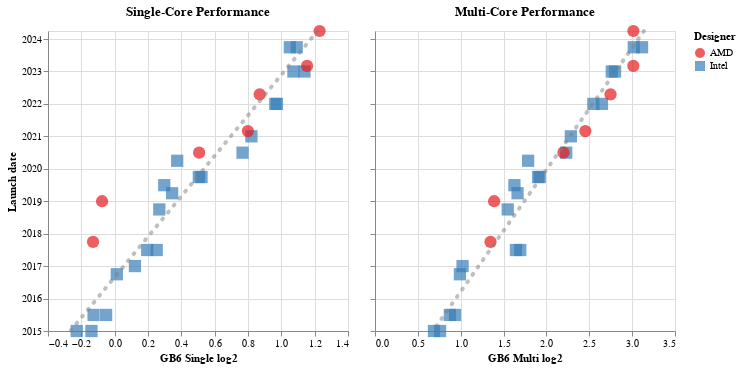

Notebook source saved alongside this figure:
### Code cell
chart_regline = alt.Chart(cpus).mark_line(color='gray', opacity=0.5, strokeWidth=4, strokeCap='round', strokeDash=(1,8))
chart_dsingle_logreg = chart_regline.encode(
    y='Launch date',
    x='GB6 Single log2',
    tooltip=tip_Single,
).transform_regression('Launch date', 'GB6 Single log2')
chart_dmulti_logreg = chart_regline.encode(
    y='Launch date',
    x='GB6 Multi log2',
    tooltip=tip_Multi,
).transform_regression('Launch date', 'GB6 Multi log2')

(chart_dsingle_log + chart_dsingle_logreg) | (chart_dmulti_log + chart_dmulti_logreg)

### Figure 1 — Vega-Lite specification as saved in the notebook (floating-point values rounded to 4 significant figures)
{"config": {"view": {"continuousWidth": 300, "continuousHeight": 300}}, "hconcat": [{"layer": [{"mark": {"type": "point", "filled": true, "size": 150, "strokeWidth": 5}, "encoding": {"color": {"condition": {"param": "highlight", "empty": true, "field": "Designer", "scale": {"scheme": "set1"}, "type": "nominal"}, "value": "lightgray"}, "order": {"value": 0, "condition": [{"param": "highlight", "value": 1, "empty": false}]}, "shape": {"field": "Designer", "type": "nominal"}, "tooltip": [{"field": "Name", "type": "nominal"}, {"field": "Architecture", "type": "nominal"}, {"field": "Cores", "type": "quantitative"}, {"field": "Launch date", "type": "temporal"}, {"field": "Win11", "type": "nominal"}, {"field": "GB6 Single", "type": "quantitative"}, {"field": "GB6 Multi", "type": "quantitative"}], "x": {"field": "GB6 Single log2", "type": "quantitative"}, "y": {"field": "Launch date", "type": "temporal"}}, "name": "view_6", "title": "Single-Core Performance"}, {"mark": {"type": "line", "color": "gray", "opacity": 0.5, "strokeCap": "round", "strokeDash": [1, 8], "strokeWidth": 4}, "encoding": {"tooltip": {"value": "+12%/y (doubling every 6.2y)"}, "x": {"field": "GB6 Single log2", "type": "quantitative"}, "y": {"field": "Launch date", "type": "temporal"}}, "transform": [{"on": "Launch date", "regression": "GB6 Single log2"}]}]}, {"layer": [{"mark": {"type": "point", "filled": true, "size": 150, "strokeWidth": 5}, "encoding": {"color": {"condition": {"param": "highlight", "empty": true, "field": "Designer", "scale": {"scheme": "set1"}, "type": "nominal"}, "value": "lightgray"}, "order": {"value": 0, "condition": [{"param": "highlight", "value": 1, "empty": false}]}, "shape": {"field": "Designer", "type": "nominal"}, "tooltip": [{"field": "Name", "type": "nominal"}, {"field": "Architecture", "type": "nominal"}, {"field": "Cores", "type": "quantitative"}, {"field": "Launch date", "type": "temporal"}, {"field": "Win11", "type": "nominal"}, {"field": "GB6 Single", "type": "quantitative"}, {"field": "GB6 Multi", "type": "quantitative"}], "x": {"field": "GB6 Multi log2", "type": "quantitative"}, "y": {"axis": {"labels": false, "title": ""}, "field": "Launch date", "type": "temporal"}}, "name": "view_7", "title": "Multi-Core Performance"}, {"mark": {"type": "line", "color": "gray", "opacity": 0.5, "strokeCap": "round", "strokeDash": [1, 8], "strokeWidth": 4}, "encoding": {"tooltip": {"value": "+20%/y (doubling every 3.8y)"}, "x": {"field": "GB6 Multi log2", "type": "quantitative"}, "y": {"field": "Launch date", "type": "temporal"}}, "transform": [{"on": "Launch date", "regression": "GB6 Multi log2"}]}]}], "data": {"name": "data-6522b5600cd5109ace11baad65474461"}, "params": [{"name": "highlight", "select": {"type": "point", "on": "pointerover"}, "views": ["view_6", "view_7"]}], "$schema": "https://vega.github.io/schema/vega-lite/v5.20.1.json", "datasets": {"data-6522b5600cd5109ace11baad65474461": [{"Name": "Intel Core i5-5200U", "Designer": "Intel", "Launch date": "2015-01-01T00:00:00", "Cores": 2, "Age": 10.3, "Architecture": "Broadwell", "GB6 Single": 854.0, "GB6 Multi": 1611.0, "Win11": "No", "Product URL": "https://www.intel.com/content/www/us/en/products/sku/85212/intel-core-i55200u-processor-3m-cache-up-to-2-70-ghz/specifications.html", "GB6 Single log2": -0.2277, "GB6 Multi log2": 0.688}, {"Name": "Intel Core i5-5300U", "Designer": "Intel", "Launch date": "2015-01-01T00:00:00", "Cores": 2, "Age": 10.3, "Architecture": "Broadwell", "GB6 Single": 908.0, "GB6 Multi": 1692.0, "Win11": "No", "Product URL": "https://www.intel.com/content/www/us/en/products/sku/85213/intel-core-i55300u-processor-3m-cache-up-to-2-90-ghz/specifications.html", "GB6 Single log2": -0.1392, "GB6 Multi log2": 0.7587}, {"Name": "Intel Core i5-6200U", "Designer": "Intel", "Launch date": "2015-07-01T00:00:00", "Cores": 2, "Age": 9.8, "Architecture": "Skylake", "GB6 Single": 916.0, "GB6 Multi": 1832.0, "Win11": "No", "Product URL": "https://www.intel.com/content/www/us/en/products/sku/88193/intel-core-i56200u-processor-3m-cache-up-to-2-80-ghz/specifications.html", "GB6 Single log2": -0.1266, "GB6 Multi log2": 0.8734}, {"Name": "Intel Core i5-6300U", "Designer": "Intel", "Launch date": "2015-07-01T00:00:00", "Cores": 2, "Age": 9.8, "Architecture": "Skylake", "GB6 Single": 965.0, "GB6 Multi": 1910.0, "Win11": "No", "Product URL": "https://www.intel.com/content/www/us/en/products/sku/88190/intel-core-i56300u-processor-3m-cache-up-to-3-00-ghz/specifications.html", "GB6 Single log2": -0.0514, "GB6 Multi log2": 0.9336}, {"Name": "Intel Core i5-7200U", "Designer": "Intel", "Launch date": "2016-10-01T00:00:00", "Cores": 2, "Age": 8.6, "Architecture": "Kaby Lake", "GB6 Single": 1009.0, "GB6 Multi": 1987.0, "Win11": "No", "Product URL": "https://www.intel.com/content/www/us/en/products/sku/95443/intel-core-i57200u-processor-3m-cache-up-to-3-10-ghz/specifications.html", "GB6 Single log2": 0.01293, "GB6 Multi log2": 0.9906}, {"Name": "Intel Core i5-7300U", "Designer": "Intel", "Launch date": "2017-01-01T00:00:00", "Cores": 2, "Age": 8.3, "Architecture": "Kaby Lake", "GB6 Single": 1088.0, "GB6 Multi": 2030.0, "Win11": "No", "Product URL": "https://www.intel.com/content/www/us/en/products/sku/97472/intel-core-i57300u-processor-3m-cache-up-to-3-50-ghz/specifications.html", "GB6 Single log2": 0.1217, "GB6 Multi log2": 1.021}, {"Name": "Intel Core i5-8250U", "Designer": "Intel", "Launch date": "2017-07-01T00:00:00", "Cores": 4, "Age": 7.8, "Architecture": "Kaby Lake R", "GB6 Single": 1145.0, "GB6 Multi": 3126.0, "Win11": "Yes", "Product URL": "https://www.intel.com/content/www/us/en/products/sku/124967/intel-core-i58250u-processor-6m-cache-up-to-3-40-ghz/specifications.html", "GB6 Single log2": 0.1953, "GB6 Multi log2": 1.644}, {"Name": "Intel Core i5-8350U", "Designer": "Intel", "Launch date": "2017-07-01T00:00:00", "Cores": 4, "Age": 7.8, "Architecture": "Kaby Lake R", "GB6 Single": 1191.0, "GB6 Multi": 3237.0, "Win11": "Yes", "Product URL": "https://www.intel.com/content/www/us/en/products/sku/124969/intel-core-i58350u-processor-6m-cache-up-to-3-60-ghz/specifications.html", "GB6 Single log2": 0.2522, "GB6 Multi log2": 1.695}, {"Name": "Intel Core i5-8265U", "Designer": "Intel", "Launch date": "2018-10-01T00:00:00", "Cores": 4, "Age": 6.6, "Architecture": "Whiskey Lake", "GB6 Single": 1204.0, "GB6 Multi": 2926.0, "Win11": "Yes", "Product URL": "https://www.intel.com/content/www/us/en/products/sku/149088/intel-core-i58265u-processor-6m-cache-up-to-3-90-ghz/specifications.html", "GB6 Single log2": 0.2678, "GB6 Multi log2": 1.549}, {"Name": "Intel Core i5-8365U", "Designer": "Intel", "Launch date": "2019-04-01T00:00:00", "Cores": 4, "Age": 6.1, "Architecture": "Whiskey Lake", "GB6 Single": 1270.0, "GB6 Multi": 3167.0, "Win11": "Yes", "Product URL": "https://www.intel.com/content/www/us/en/products/sku/193555/intel-core-i58365u-processor-6m-cache-up-to-4-10-ghz/specifications.html", "GB6 Single log2": 0.3448, "GB6 Multi log2": 1.663}, {"Name": "Intel Core i5-10210U", "Designer": "Intel", "Launch date": "2019-07-01T00:00:00", "Cores": 4, "Age": 5.8, "Architecture": "Comet Lake", "GB6 Single": 1229.0, "GB6 Multi": 3088.0, "Win11": "Yes", "Product URL": "https://www.intel.com/content/www/us/en/products/sku/195436/intel-core-i510210u-processor-6m-cache-up-to-4-20-ghz/specifications.html", "GB6 Single log2": 0.2975, "GB6 Multi log2": 1.627}, {"Name": "Intel Core i5-10310U", "Designer": "Intel", "Launch date": "2020-04-01T00:00:00", "Cores": 4, "Age": 5.1, "Architecture": "Comet Lake", "GB6 Single": 1297.0, "GB6 Multi": 3450.0, "Win11": "Yes", "Product URL": "https://www.intel.com/content/www/us/en/products/sku/201892/intel-core-i510310u-processor-6m-cache-up-to-4-40-ghz/specifications.html", "GB6 Single log2": 0.3752, "GB6 Multi log2": 1.787}, {"Name": "Intel Core i5-1035G4", "Designer": "Intel", "Launch date": "2019-10-01T00:00:00", "Cores": 4, "Age": 5.6, "Architecture": "Ice Lake", "GB6 Single": 1435.0, "GB6 Multi": 3742.0, "Win11": "Yes", "Product URL": "https://www.intel.com/content/www/us/en/products/sku/196591/intel-core-i51035g4-processor-6m-cache-up-to-3-70-ghz/specifications.html", "GB6 Single log2": 0.5211, "GB6 Multi log2": 1.904}, {"Name": "Intel Core i5-1035G7", "Designer": "Intel", "Launch date": "2019-10-01T00:00:00", "Cores": 4, "Age": 5.6, "Architecture": "Ice Lake", "GB6 Single": 1419.0, "GB6 Multi": 3791.0, "Win11": "Yes", "Product URL": "https://www.intel.com/content/www/us/en/products/sku/196592/intel-core-i51035g7-processor-6m-cache-up-to-3-70-ghz/specifications.html", "GB6 Single log2": 0.5049, "GB6 Multi log2": 1.923}, {"Name": "Intel Core i5-1135G7", "Designer": "Intel", "Launch date": "2020-07-01T00:00:00", "Cores": 4, "Age": 4.8, "Architecture": "Tiger Lake", "GB6 Single": 1702.0, "GB6 Multi": 4694.0, "Win11": "Yes", "Product URL": "https://www.intel.com/content/www/us/en/products/sku/208922/intel-core-i51135g7-processor-8m-cache-up-to-4-20-ghz-with-ipu/specifications.html", "GB6 Single log2": 0.7672, "GB6 Multi log2": 2.231}, {"Name": "Intel Core i5-1145G7", "Designer": "Intel", "Launch date": "2021-01-01T00:00:00", "Cores": 4, "Age": 4.3, "Architecture": "Tiger Lake", "GB6 Single": 1766.0, "GB6 Multi": 4873.0, "Win11": "Yes", "Product URL": "https://www.intel.com/content/www/us/en/products/sku/208660/intel-core-i51145g7-processor-8m-cache-up-to-4-40-ghz-with-ipu/specifications.html", "GB6 Single log2": 0.8205, "GB6 Multi log2": 2.285}, {"Name": "Intel Core i5-1235U", "Designer": "Intel", "Launch date": "2022-01-01T00:00:00", "Cores": 10, "Age": 3.3, "Architecture": "Alder Lake", "GB6 Single": 1950.0, "GB6 Multi": 5846.0, "Win11": "Yes", "Product URL": "https://www.intel.com/content/www/us/en/products/sku/226261/intel-core-i51235u-processor-12m-cache-up-to-4-40-ghz/specifications.html?wapkw=intel%20core%20i5-1235u", "GB6 Single log2": 0.9635, "GB6 Multi log2": 2.547}, {"Name": "Intel Core i5-1245U", "Designer": "Intel", "Launch date": "2022-01-01T00:00:00", "Cores": 10, "Age": 3.3, "Architecture": "Alder Lake", "GB6 Single": 1964.0, "GB6 Multi": 6269.0, "Win11": "Yes", "Product URL": "https://www.intel.com/content/www/us/en/products/sku/226260/intel-core-i51245u-processor-12m-cache-up-to-4-40-ghz/specifications.html", "GB6 Single log2": 0.9738, "GB6 Multi log2": 2.648}, {"Name": "Intel Core i5-1335U", "Designer": "Intel", "Launch date": "2023-01-01T00:00:00", "Cores": 10, "Age": 2.3, "Architecture": "Raptor Lake", "GB6 Single": 2103.0, "GB6 Multi": 6786.0, "Win11": "Yes", "Product URL": "https://www.intel.com/content/www/us/en/products/sku/232153/intel-core-i51335u-processor-12m-cache-up-to-4-60-ghz/specifications.html", "GB6 Single log2": 1.072, "GB6 Multi log2": 2.763}, {"Name": "Intel Core i5-1345U", "Designer": "Intel", "Launch date": "2023-01-01T00:00:00", "Cores": 10, "Age": 2.3, "Architecture": "Raptor Lake", "GB6 Single": 2202.0, "GB6 Multi": 6967.0, "Win11": "Yes", "Product URL": "https://www.intel.com/content/www/us/en/products/sku/232127/intel-core-i51345u-processor-12m-cache-up-to-4-70-ghz/specifications.html?wapkw=i5-1345U", "GB6 Single log2": 1.139, "GB6 Multi log2": 2.801}, {"Name": "Intel Core Ultra 5 125U", "Designer": "Intel", "Launch date": "2023-10-01T00:00:00", "Cores": 12, "Age": 1.6, "Architecture": "Metor Lake", "GB6 Single": 2072.0, "GB6 Multi": 8107.0, "Win11": "Yes", "Product URL": "https://www.intel.com/content/www/us/en/products/sku/237330/intel-core-ultra-5-processor-125u-12m-cache-up-to-4-30-ghz/specifications.html?wapkw=Intel%20Core%20Ultra%205%20125U", "GB6 Single log2": 1.051, "GB6 Multi log2": 3.019}, {"Name": "Intel Core Ultra 5 135U", "Designer": "Intel", "Launch date": "2023-10-01T00:00:00", "Cores": 12, "Age": 1.6, "Architecture": "Metor Lake", "GB6 Single": 2132.0, "GB6 Multi": 8667.0, "Win11": "Yes", "Product URL": "https://www.intel.com/content/www/us/en/products/sku/237328/intel-core-ultra-5-processor-135u-12m-cache-up-to-4-40-ghz/specifications.html?wapkw=Intel%20Core%20Ultra%205%20135U", "GB6 Single log2": 1.092, "GB6 Multi log2": 3.116}, {"Name": "AMD Ryzen 7 PRO 2700U", "Designer": "AMD", "Launch date": "2017-10-01T00:00:00", "Cores": 4, "Age": 7.6, "Architecture": "Raven Ridge", "GB6 Single": 914.0, "GB6 Multi": 2545.0, "Win11": "Yes", "Product URL": "https://www.amd.com/en/support/downloads/drivers.html/processors/ryzen/ryzen-2000-series/amd-ryzen-7-2700u.html", "GB6 Single log2": -0.1297, "GB6 Multi log2": 1.348}, {"Name": "AMD Ryzen 5 PRO 3500U", "Designer": "AMD", "Launch date": "2019-01-01T00:00:00", "Cores": 4, "Age": 6.3, "Architecture": "Picasso", "GB6 Single": 949.0, "GB6 Multi": 2620.0, "Win11": "Yes", "Product URL": "https://www.amd.com/en/support/downloads/drivers.html/processors/ryzen/ryzen-3000-series/amd-ryzen-5-3500u.html", "GB6 Single log2": -0.07552, "GB6 Multi log2": 1.39}, {"Name": "AMD Ryzen 5 PRO 4650U", "Designer": "AMD", "Launch date": "2020-07-01T00:00:00", "Cores": 6, "Age": 4.8, "Architecture": "Renoir", "GB6 Single": 1421.0, "GB6 Multi": 4590.0, "Win11": "Yes", "Product URL": "https://www.amd.com/en/support/downloads/drivers.html/processors/ryzen-pro/ryzen-pro-4000-series/amd-ryzen-5-pro-4650u.html", "GB6 Single log2": 0.5069, "GB6 Multi log2": 2.198}, {"Name": "AMD Ryzen 5 PRO 5650U", "Designer": "AMD", "Launch date": "2021-03-01T00:00:00", "Cores": 6, "Age": 4.2, "Architecture": "Cezanne", "GB6 Single": 1740.0, "GB6 Multi": 5479.0, "Win11": "Yes", "Product URL": "https://www.amd.com/en/support/downloads/drivers.html/processors/ryzen-pro/ryzen-pro-5000-series/amd-ryzen-5-pro-5650u.html", "GB6 Single log2": 0.7991, "GB6 Multi log2": 2.454}, {"Name": "AMD Ryzen 5 PRO 6650U", "Designer": "AMD", "Launch date": "2022-04-19T00:00:00", "Cores": 6, "Age": 3.0, "Architecture": "Rembrandt", "GB6 Single": 1828.0, "GB6 Multi": 6717.0, "Win11": "Yes", "Product URL": "https://www.amd.com/en/support/downloads/drivers.html/processors/ryzen-pro/ryzen-pro-6000-series/amd-ryzen-5-pro-6650u.html", "GB6 Single log2": 0.8703, "GB6 Multi log2": 2.748}, {"Name": "AMD Ryzen 5 PRO 7540U", "Designer": "AMD", "Launch date": "2023-03-05T00:00:00", "Cores": 6, "Age": 2.1, "Architecture": "Phoenix", "GB6 Single": 2226.0, "GB6 Multi": 8076.0, "Win11": "Yes", "Product URL": "https://www.amd.com/en/products/processors/laptop/ryzen/7000-series/amd-ryzen-5-7540u.html", "GB6 Single log2": 1.154, "GB6 Multi log2": 3.014}, {"Name": "AMD Ryzen 5 PRO 8540U", "Designer": "AMD", "Launch date": "2024-04-01T00:00:00", "Cores": 6, "Age": 1.1, "Architecture": "Hawk Point", "GB6 Single": 2345.0, "GB6 Multi": 8081.0, "Win11": "Yes", "Product URL": "https://www.amd.com/en/products/processors/laptop/ryzen-pro/8000-series/amd-ryzen-5-pro-8540u.html", "GB6 Single log2": 1.23, "GB6 Multi log2": 3.015}]}}
